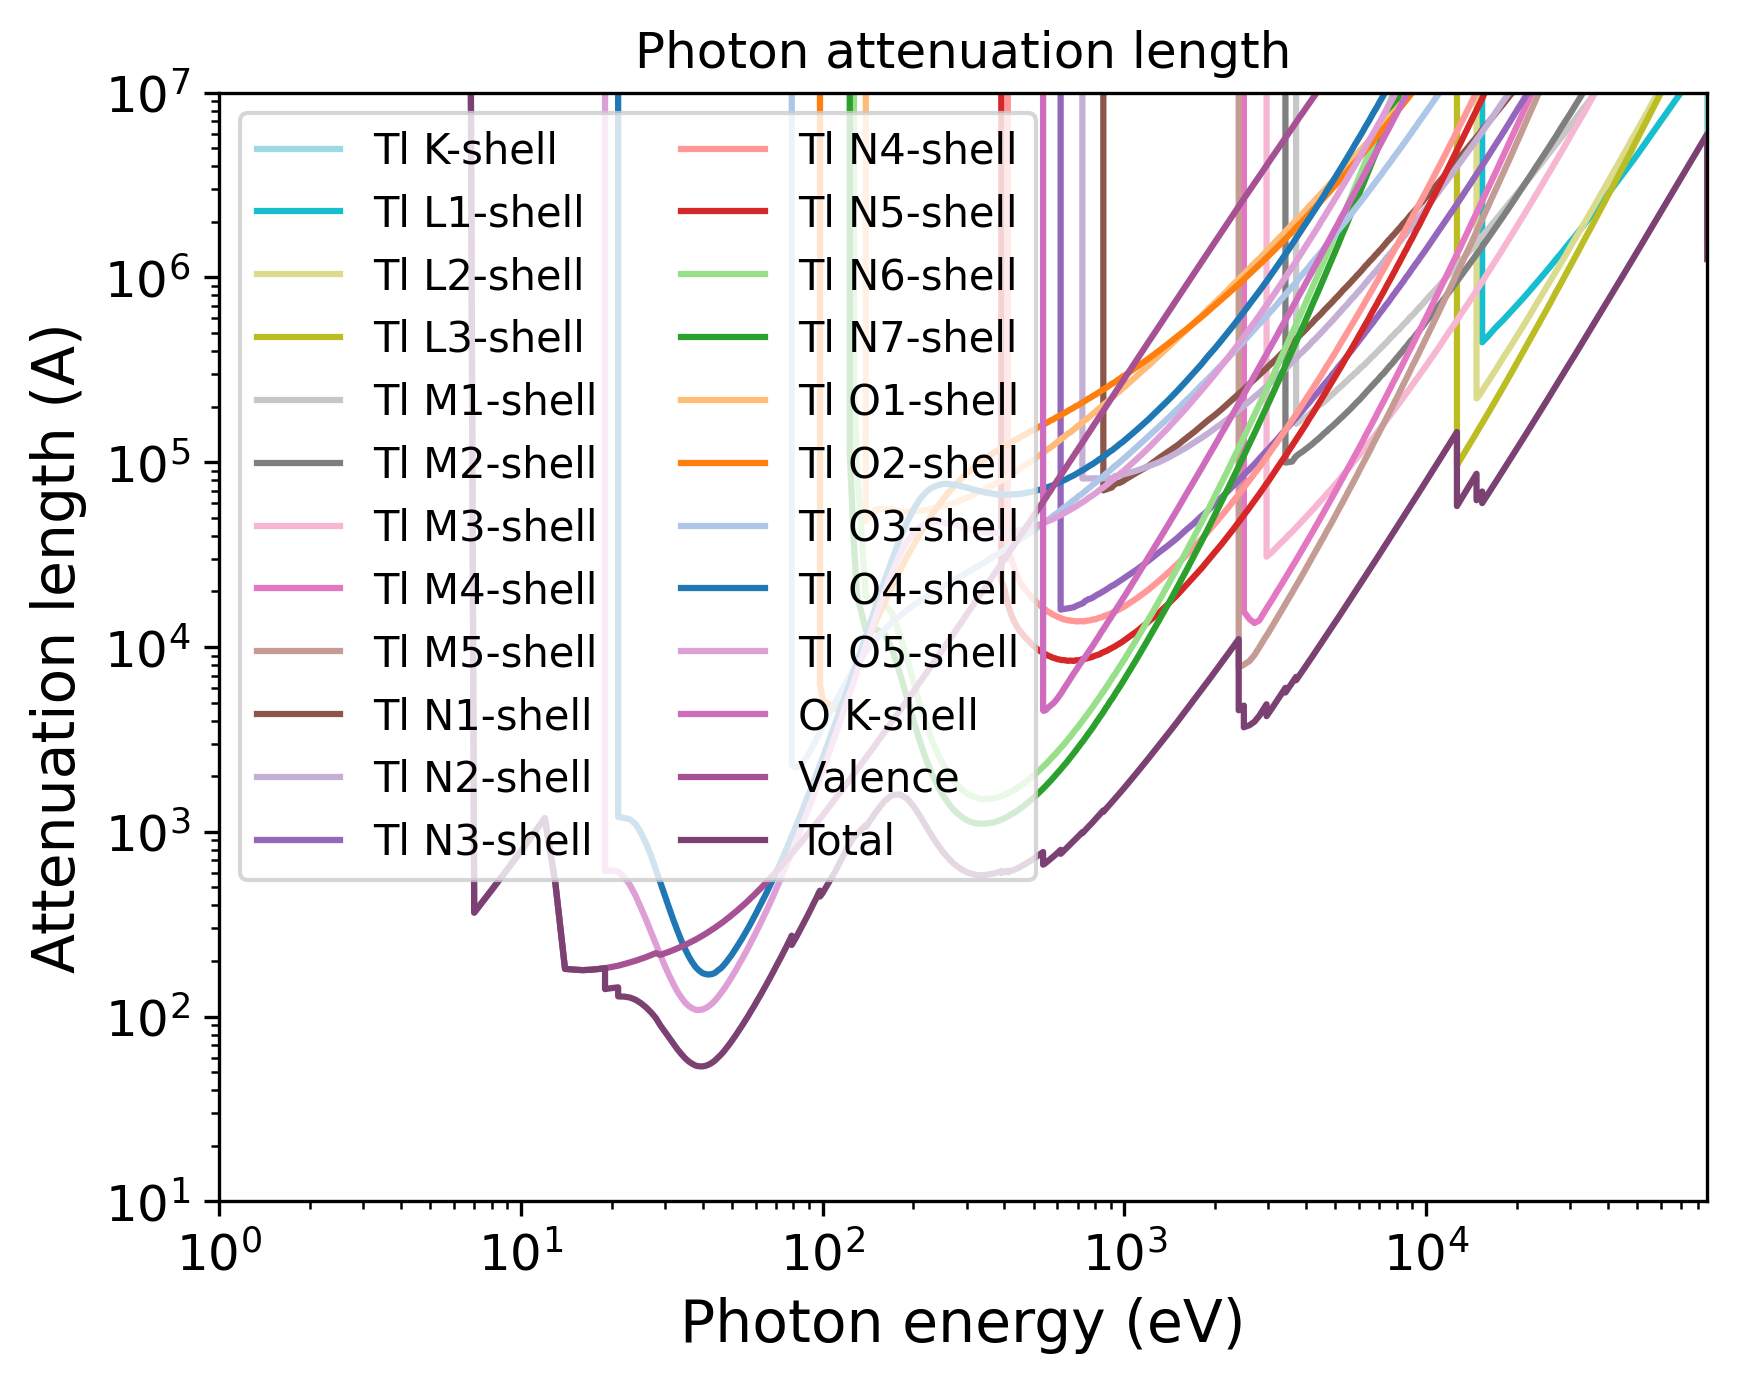

Python code for this plot:
import pandas as pd
import numpy as np
import matplotlib.pyplot as plt
import matplotlib.cm as cm
# Set the format:
plt.xlabel("Photon energy (eV)", fontsize=14)
plt.ylabel("Attenuation length (A)", fontsize=14)
plt.xticks(fontsize=12)
plt.yticks(fontsize=12)
plt.grid(False)
# Set the axes:
# Read the output file:
df = pd.read_csv(r"OUTPUT_Tl2O3_Photon_IMFP.dat", sep=r'\s+', header=None, comment="#", skipinitialspace=True)
plt.xscale("log")
plt.yscale("log")
# Prepare the plot:
columns_to_plot = [ 1, 2, 3, 4, 5, 6, 7, 8, 9, 10, 11, 12, 13, 14, 15, 16, 17, 18, 19, 20, 21, 22, 23, 24]
labels = [ "Tl K-shell", "Tl L1-shell", "Tl L2-shell", "Tl L3-shell", "Tl M1-shell", "Tl M2-shell", "Tl M3-shell", "Tl M4-shell", "Tl M5-shell", "Tl N1-shell", "Tl N2-shell", "Tl N3-shell", "Tl N4-shell", "Tl N5-shell", "Tl N6-shell", "Tl N7-shell", "Tl O1-shell", "Tl O2-shell", "Tl O3-shell", "Tl O4-shell", "Tl O5-shell", "O K-shell", "Valence", "Total"]
# Create N distinct colors from a colormap
N = len(columns_to_plot)
colors = np.vstack([plt.cm.tab20(np.linspace(1, 0, 20)), plt.cm.tab20b(np.linspace(1, 0, 20))])
# Set line styles:
linestyles = [ "-", "-", "-", "-", "-", "-", "-", "-", "-", "-", "-", "-", "-", "-", "-", "-", "-", "-", "-", "-", "-", "-", "-", "-"]
for i, col in enumerate(columns_to_plot):
    color = colors[i % len(colors)]
    ls    = linestyles[i % len(linestyles)]
    label = labels[i % len(labels)]
    plt.plot(df.iloc[:, 0], df.iloc[:, col],
    color=color,
    label=label,
    linestyle=ls)
plt.xlim(1.00000000,85536.00100000)
plt.ylim(10.00000000,10000000.00000000)
plt.title("Photon attenuation length")
plt.legend(loc="best", fontsize=10, ncol=2)
# Save the plot in this format:
plt.savefig("OUTPUT_MFP_photon.png", dpi=300, bbox_inches="tight")
